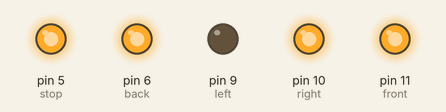
A sketch run on a simulated Arduino Uno, built with avr-gcc and run on an emulated ATmega328P. Parts: output pins drawn as LEDs (lit = HIGH).

Above: at 0.1 s.
Timing chart, 0 to 1.6 s (numbered marks = the images above):
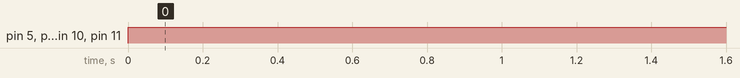

The sketch:

lights_test.ino
```cpp
const int left = 9;
const int right = 10;
const int front = 11;
const int back = 6;
const int stop = 5;


void setup() {
  Serial.begin(9600);
  pinMode(left, OUTPUT);
  pinMode(right, OUTPUT);
  pinMode(front, OUTPUT);
  pinMode(back, OUTPUT);
  pinMode(stop, OUTPUT);
}

void loop() {
  digitalWrite(left, LOW);
  digitalWrite(right, HIGH);
  digitalWrite(front, HIGH);
  digitalWrite(back, HIGH);
  digitalWrite(stop, HIGH);
  //int brightnessValue;
  //int pwmValue;

  //Serial.println("Please enter the brightness value for the LED (0-100): ");
  //while (Serial.available() == 0) {
  //}
  //brightnessValue = Serial.parseInt();

  //if (brightnessValue < 0) {
  //  brightnessValue = 0;
  //} else if (brightnessValue > 100) {
  //  brightnessValue = 100;
  //}

  //pwmValue = map(brightnessValue, 0, 100, 0, 255);
  //analogWrite(ledPin, pwmValue);

  //Serial.print("LED brightness value: ");
  //Serial.println(brightnessValue);
 // Serial.print("LED PWM value: ");
 // Serial.println(pwmValue);

  //delay(1000);
}
```

Measured:
- by itself, pin 5 (stop), pin 6 (back), pin 10 (right), pin 11 (front): LOW → HIGH at 0.00 s
